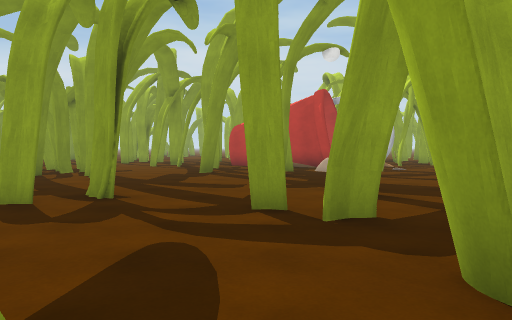
View 1 (above)

24 first-person views from a walk through a Unity game level. The camera is 1.5 m above the floor, tilts 2° down and sees 70° across. The floor is counted in squares, 2 m on a side. Each view is taken from the middle of a square. On the plan, view 1 faces up. The plan holds only what a view shows up to about 11 squares ahead; the rest is blank. The place goes on beyond the plan. Surface patterns are stand-ins for the level's own textures.

View 2
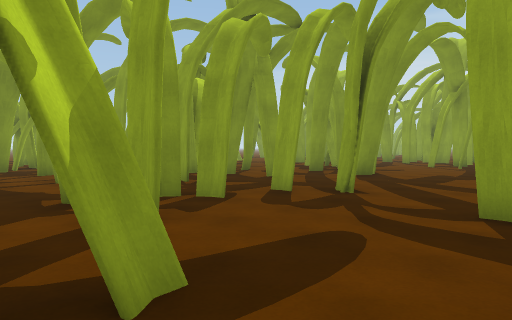

View 3
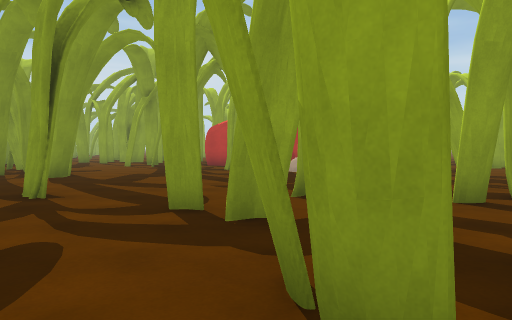

View 4
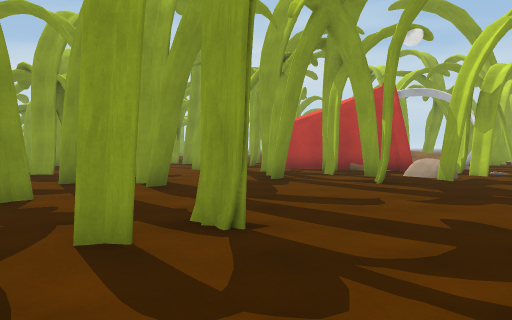

View 5
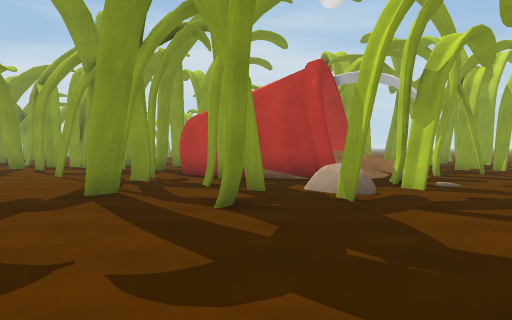

View 6
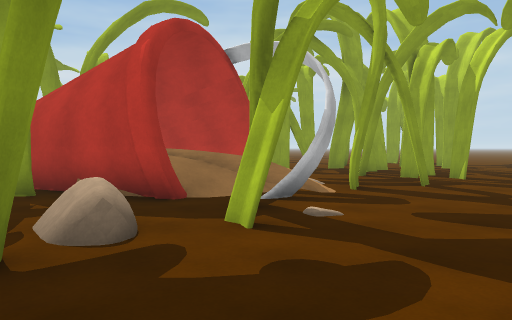

View 7
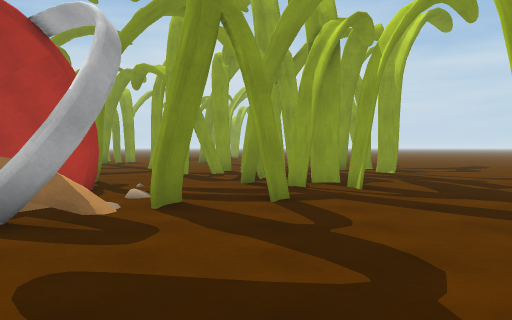

View 8
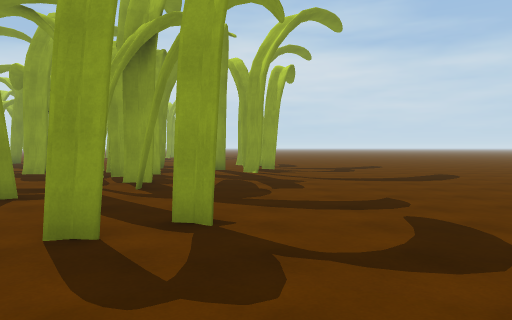

View 9
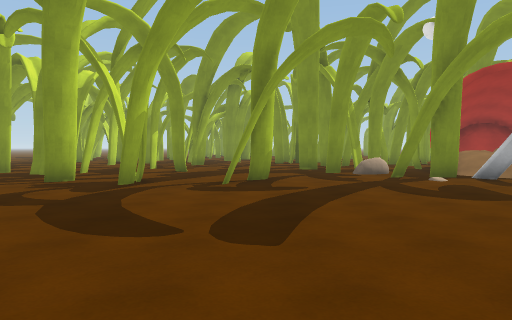

View 10
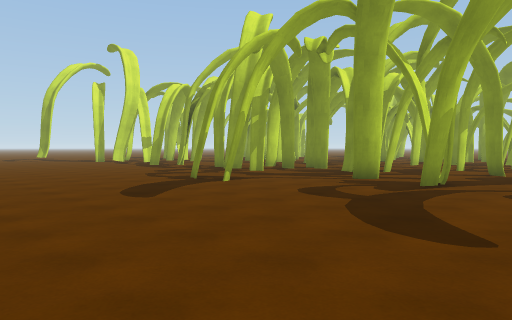

View 11
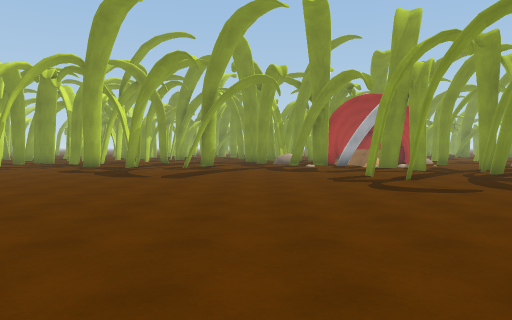

View 12
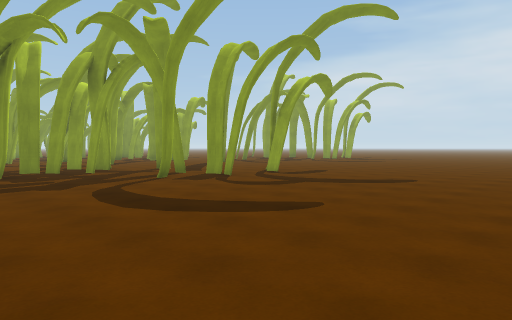

View 13
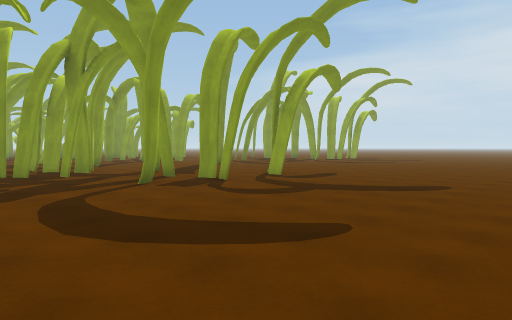

View 14
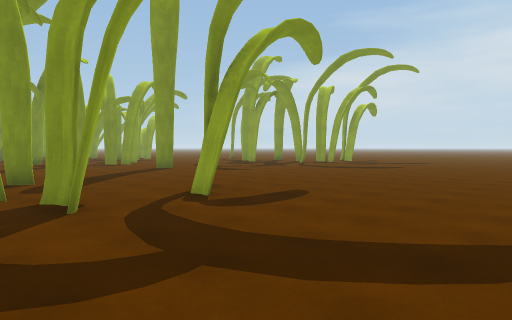

View 15
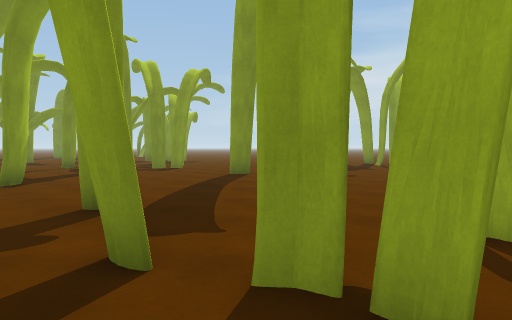

View 16
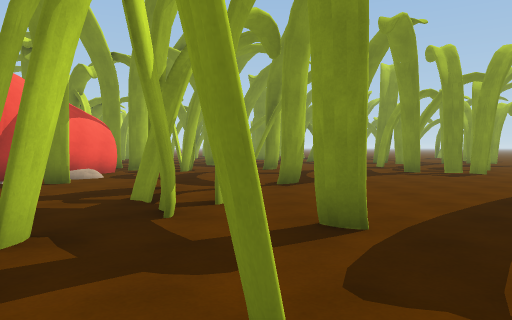

View 17
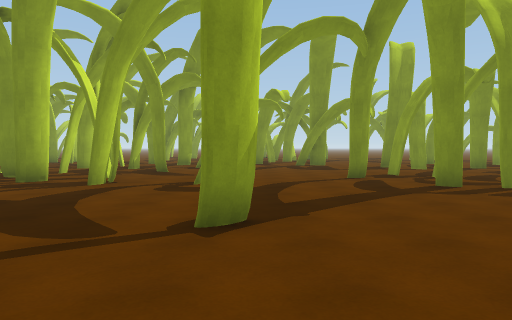

View 18
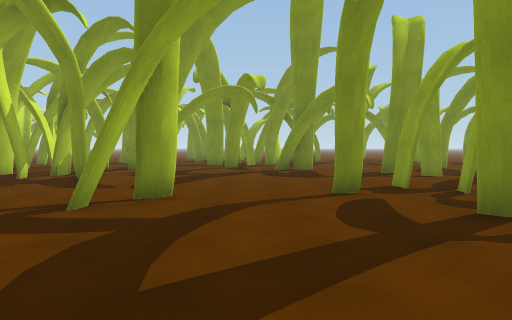

View 19
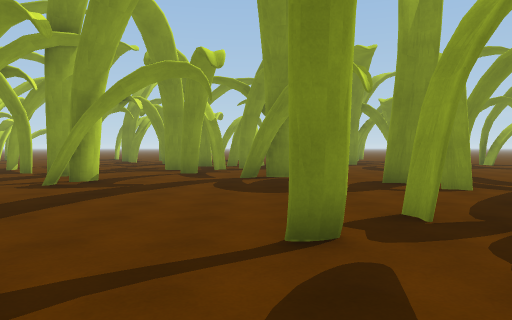

View 20
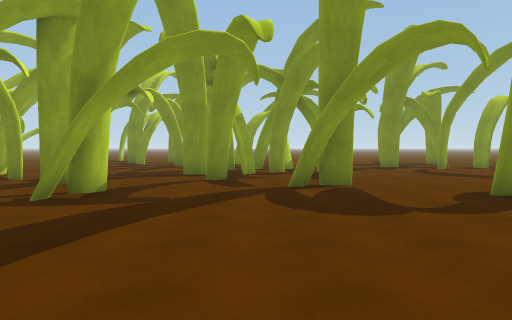

View 21
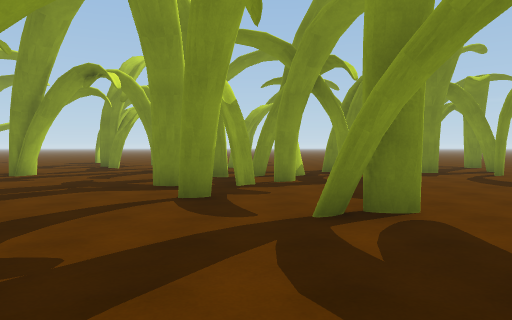

View 22
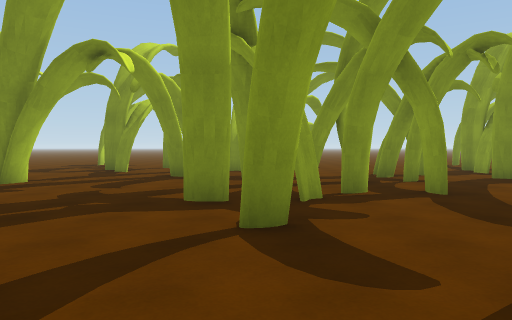

View 23
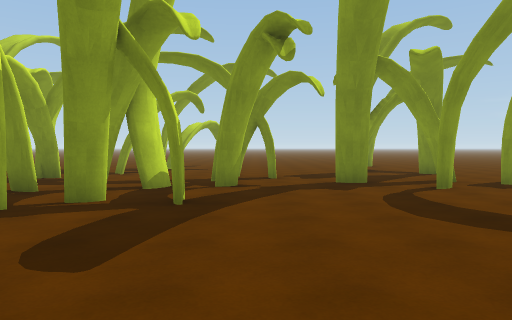

View 24
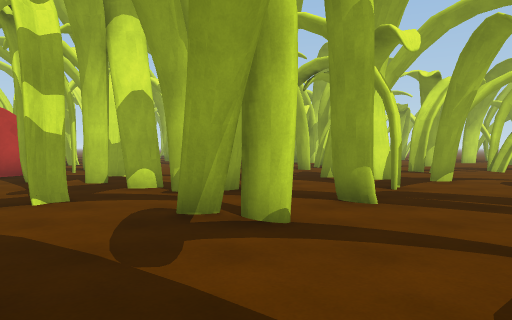

### Floor plan
Key: @ floor where view 1 was taken; # wall or solid block; x gap in a wall; . main floor; : floor 0.25 m higher than the main floor; + floor 1 m higher than the main floor; = window, fence, low wall or low ledge; R rock; O other object.
Columns run from 18 left of view 1 to 19 right of it. Each row starts with its distance up from view 1.
 30  #....... ... ..         ..........
 29 ...#............. ..     ...........
 28 ............#...#.#....#  ..........
 27 ..#............#..x.................
 26  .###.#.........#...................
 25  ...#.....#..................#......
 24  ...##.#.............................
 23 ##...#...#...........#....#..#.......
 22  ##....#.........#..........#........
 21   .#.......#............##...#.......
 20   ........#...#..#.....####..........
 19   .........##...#........##...........
 18  ...#...#..###...##.:.#..###..........
 17  ... ..#....#.#.#######...O#.........
 16      ...##. .....#  #=#............. .
 15     .... .. .....###==+ x.........
 14    #..#  ..  .O #.###==#.........
 13          #   ...########...OO.....
 12           #   ..####RR# ............
 11           ..##...#.#RR..............
 10            ...O....##............... .
  9             #.#.....................
  8            ............#............
  7           #..#....................
  6            .........#............
  5             #..O#.....##........
  4              .....##...#.......
  3       ..#.#   ##....#..........
  2       #.......##...###.........
  1              ....#.##..........
  0                 .x@.O  ........

Positions as (right, up) in squares from view 1, and headings:
1: (0, 0), facing up
2: (1, 0), facing up-left
3: (1, 0), facing up
4: (-2, 2), facing up
5: (1, 5), facing up
6: (4, 8), facing up
7: (7, 10), facing up
8: (11, 10), facing up
9: (13, 8), facing left
10: (13, 8), facing down-left
11: (19, 10), facing left
12: (19, 16), facing up-left
13: (18, 17), facing up-left
14: (16, 21), facing up-left
15: (12, 21), facing up-left
16: (11, 22), facing left
17: (7, 23), facing left
18: (4, 24), facing left
19: (1, 25), facing left
20: (-1, 24), facing left
21: (-4, 24), facing left
22: (-6, 23), facing left
23: (-7, 27), facing left
24: (-7, 25), facing down
